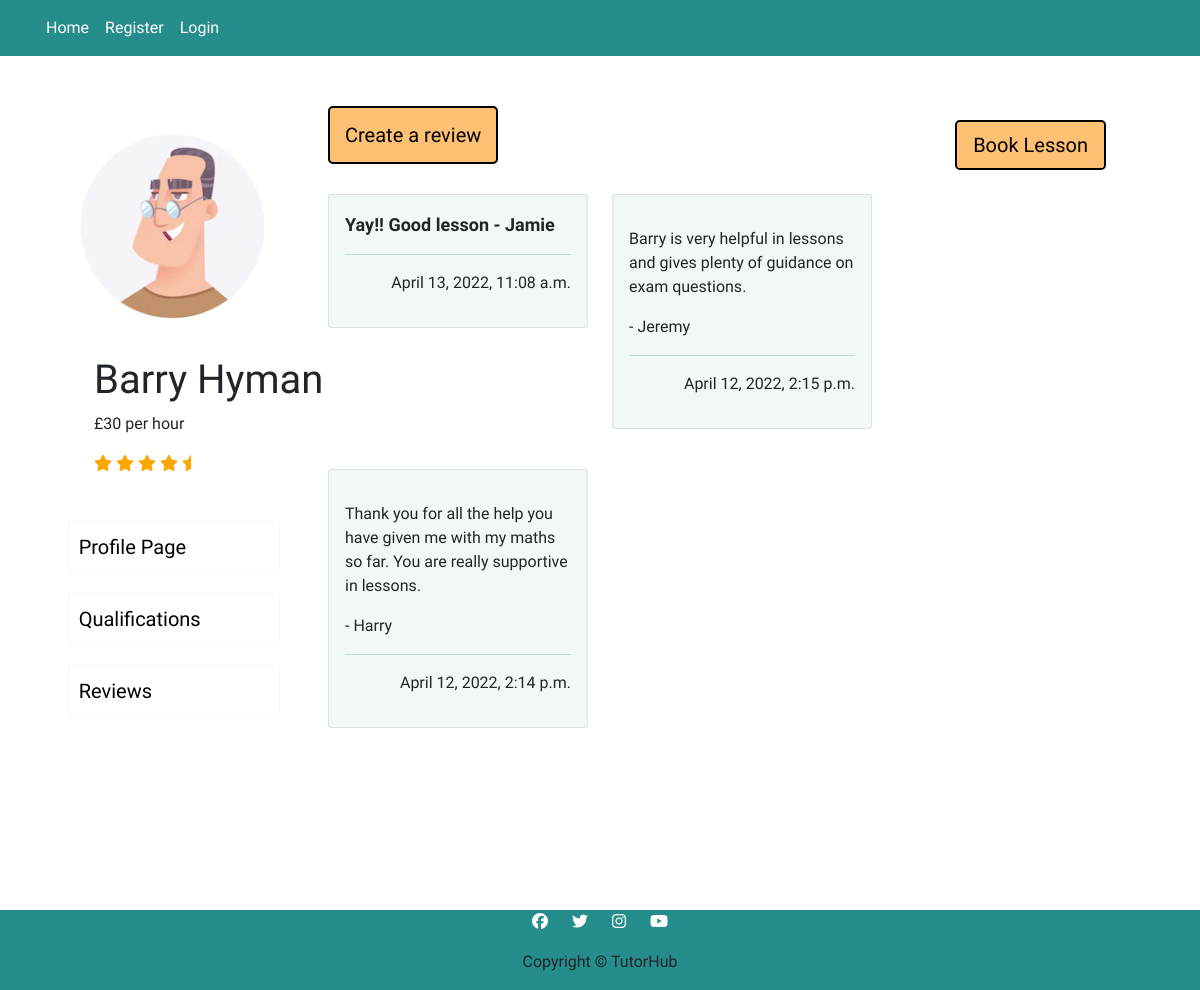
Screenshot of /tutors/tutor_one/reviews/ with the database file from the repository.
### tutorprofile/models.py (models this page shows)
class Review(models.Model):
    tutor = models.CharField(max_length=50)
    student = models.ForeignKey(User, on_delete=models.CASCADE, related_name="review")
    review = models.CharField(max_length=150)
    created_on = models.DateTimeField(auto_now_add=True)
    class Meta:
        ordering = ['-created_on']

### tutorprofile/views.py (the view)
# urls.py: path('tutor_one/reviews/', views.ReviewListTutorOne.as_view(), name='tutor_one_reviews'),
class ReviewListTutorOne(generic.ListView):
    model = Review
    queryset = Review.objects.filter(Q(tutor='Barry Hyman')).order_by('-created_on')
    template_name = 'tutorprofile/tutor_one_reviews.html'
    paginate_by = 6

### tutorprofile/templates/tutorprofile/tutor_one_reviews.html (shortened to what this page needs)
{% extends "base.html" %}
{% load crispy_forms_tags %}
{% load static %}
{% block content %}
<div class="container-fluid center-block">
    <div class="row profile">
        <div class="col-3">
            <div class="row">
                <div class="col-12 user-image">
                    <img src="../../../static/images/tutorone.png" alt="cartoon image of a tutor">
                </div>
            </div>
            <div class="row">
                <div class="col-12 user-info">
                    <h1>Barry Hyman</h1>
                    <p>£30 per hour</p>
                    <i class="fa-solid fa-star"></i>
                    <i class="fa-solid fa-star"></i>
                    <i class="fa-solid fa-star"></i>
                    <i class="fa-solid fa-star"></i>
                    <i class="fa-solid fa-star-half"></i>
                </div>
            </div>
            <div class="row center-block">
                <div class="col-10 page-buttons-container" >
                    <a href="{% url 'tutor_one_profile' %}" class="page-buttons">Profile Page</a>
                    <a href="{% url 'tutor_one_qualifications' %}" class="page-buttons">Qualifications</a>
                    <a href="{% url 'tutor_one_reviews' %}" class="page-buttons">Reviews</a>
                </div>
            </div>
        </div>
        <div class="col-6" id="reviews-page">
            <a href="{% url 'tutor_one_create_review' %}" class="button-style">Create a review</a>
            <br />
            <br />
            <div class="row">
                {% for review in review_list %}
                    <div class="col-6 card_space">
                        <div class="card">
                            <div class="card-body color-card">
                                <p class="review_comment">{{ review.review|safe }} - {{ review.student }} </p>
                                <hr />
                                <p class="right">{{ review.created_on}}</p>
                            </div>
                        </div>
                    </div>
                {% endfor %}
            </div>
        </div>
        <div class="col-3" id="bookings-button">
            <div class="row booking-button">
                <a href="{% url 'tutor_one' %}"><button class="btn btn-signup btn-lg user-btns tutorpage-buttons" id="booking-btn">Book Lesson</button></a>
            </div>
        </div>
    </div>
</div>
{% endblock %}

### static/css/style.css (style rules this page uses)
html, body { max-width: 100%; overflow-x: hidden; font-family: 'Hubballi', cursive; }
.center-block { display: flex; justify-content: center; }
.user-btns { width: 100%; text-align: left; }
hr { color: #258d8c; }
.profile { width: 100%; margin-top: 20px; padding: 20px; height: 810px; }
.user-info { margin-top: 25px; margin-left: 50px; margin-bottom: 25px; }
.user-info i { color: orange; }
.user-image { display: flex; justify-content: center; font-size: 150px; }
.card_space { margin-bottom: 20px; margin-top: 20px; }
.review_comment { font-size: 18px; font-weight: bold; }
.right { text-align: right; float: right; }
.button-style { border: solid 2px black; width: 300px; border-radius: 5px; padding: 15px; margin-top: 40px; background-color: #fec173; color: black; font-size: 20px; text-align: center; text-decoration: none; }
.color-card { background-color: #258d8c0f; }
.page-buttons-container a { display: block; text-decoration: none; border: solid 1px #258d8c0f; width: 100%; margin: 20px 0; padding: 10px; color: black; font-size: 20px; }
.booking-button { float: right; padding-right: 50px; }
.tutorpage-buttons { border: solid 2px black; width: 100%; margin: auto; background-color: #fec173; color: black; font-size: 20px; }

### rows the page displays
Review: review "Yay!! Good lesson", student "Jamie", created_on "April 13, 2022, 11:08 a.m."
Review: review "Barry is very helpful in lessons and gives plenty of guidance on exam questions.", student "Jeremy", created_on "April 12, 2022, 2:15 p.m."
Review: review "Thank you for all the help you have given me with my maths so far. You are really supportive in lessons.", student "Harry", created_on "April 12, 2022, 2:14 p.m."
